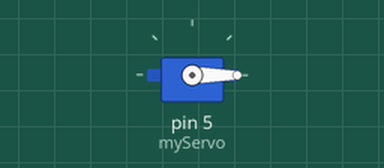
Simulated run of this sketch. Board: Arduino Uno, built with avr-gcc and run on an emulated ATmega328P. On the bench: servo.

Above: at 0.05 s.
Timing chart, 0 to 4.6 s (numbered marks = the images above):
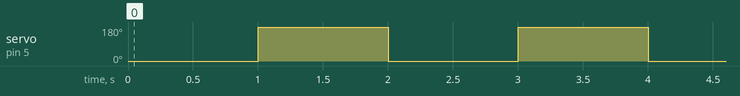

Measured:
- by itself, servo on pin 5 (myServo): alternates 180° for 1.0 s and 0° for 1.0 s

The sketch:

rightangle.ino
```cpp
#include <Servo.h>

Servo myServo;
void setup() {
 pinMode(5,OUTPUT);
 myServo.attach(5);
}

void loop() {
  myServo.write(0);
  delay(1000);
  myServo.write(180);
  delay(1000);
}
```
